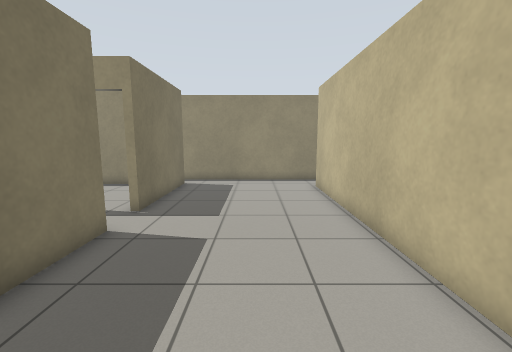
[1] (above)

13 first-person views from a walk through a world built for the Gazebo simulator. The camera is 1.2 m above the floor, tilts 8° down and sees 90° across. The floor is counted in squares, 0.5 m on a side. Each view is taken from the middle of a square. On the plan, view 1 faces up. The plan holds only what a view shows up to about 17 squares ahead; the rest is blank. The place goes on beyond the plan. Robots are left out. Gazebo's built-in surfaces are drawn with simple patterns.

[2]
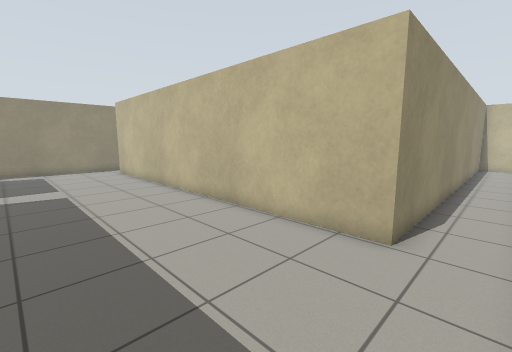

[3]
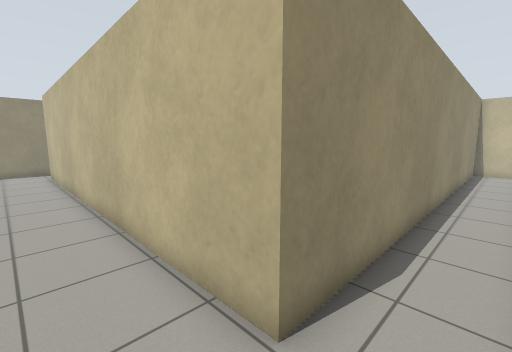

[4]
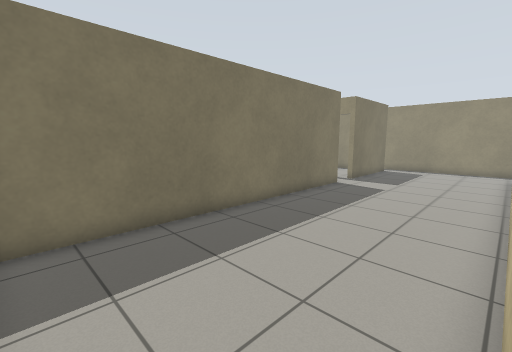

[5]
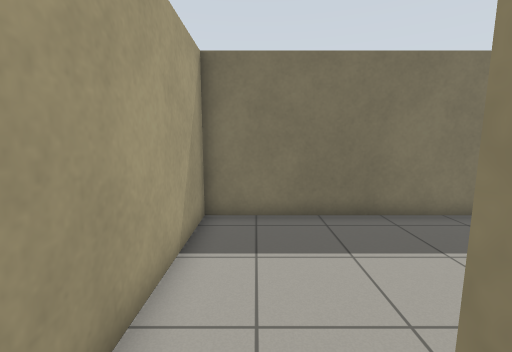

[6]
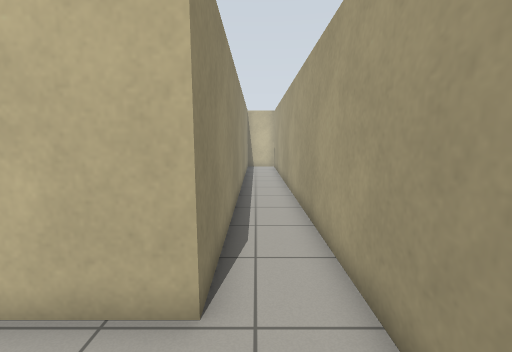

[7]
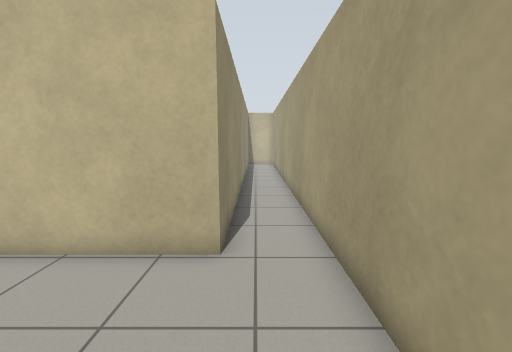

[8]
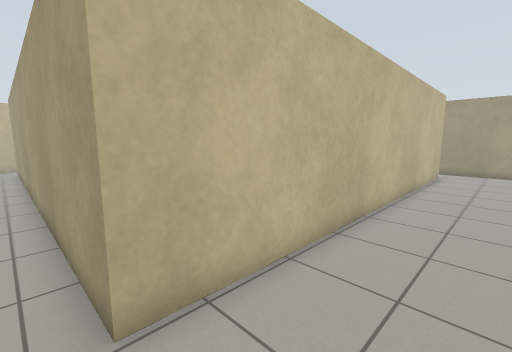

[9]
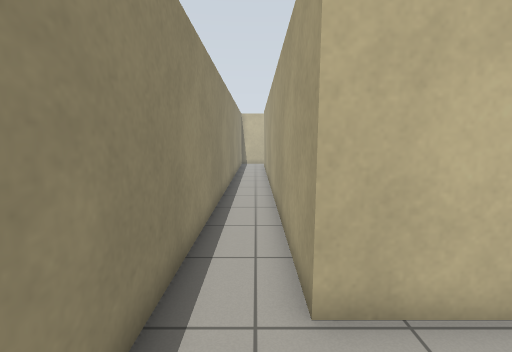

[10]
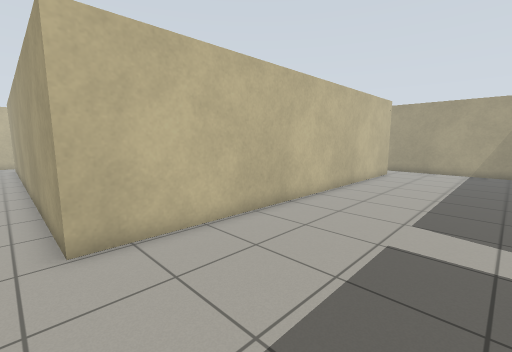

[11]
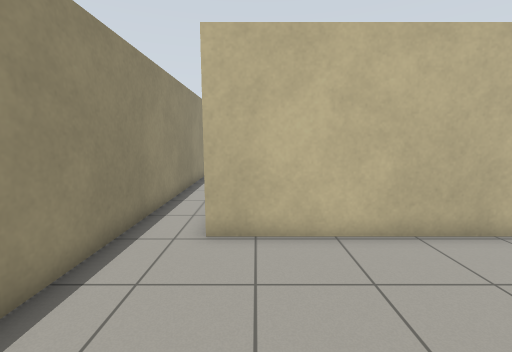

[12]
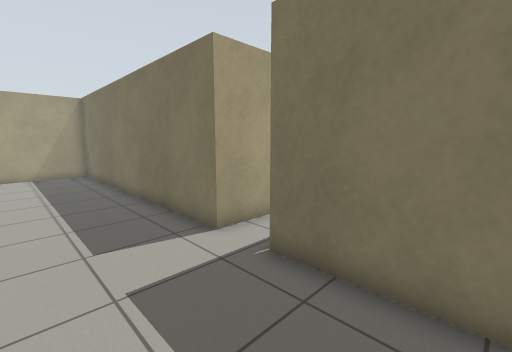

[13]
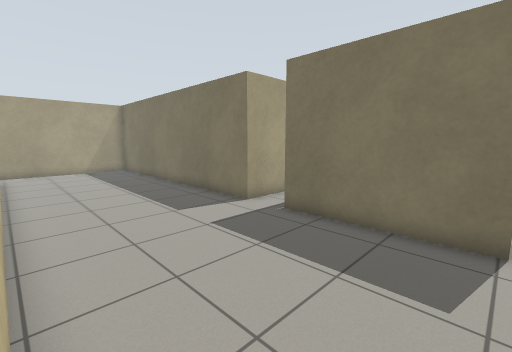

### Floor plan
Points are (right, up) in squares from view 1. A wall is a line through its corners. A room is listed if a view was taken in it or the views show most of it. See-through windows are left out.
Room 1 (views 1, 2, 3, 4, 5, 6, 7, 8, 9, 10, 11, 12)
walls: (-4, 6.6) (-4, -7.6) (17.1, -7.6); (2.6, 15.4) (-4.4, 15.4); (-4, 14.2) (-4, 8.5); (23.3, -7.1) (23.3, -5.3) (3.1, -5.3) (3.1, 13.2)
ways out: opening at (2, 14) to room 2
Room 2 (view 13)
walls: (16.6, 15.4) (2.6, 15.4); (3.1, 13.2) (23.2, 13.2)
ways out: opening at (2, 14) to room 1

Where each view was taken, in squares from view 1:
view 1: 0 up, 0 right, facing up
view 2: 7 down, 3 left, facing up-right
view 3: 7 down, 1 right, facing up-right
view 4: 7 down, 3 right, facing up-left
view 5: 6 down, 4 right, facing left
view 6: 6 down, 0 right, facing right
view 7: 6 down, 2 left, facing right
view 8: 14 up, 0 right, facing down-right
view 9: 14 up, 0 right, facing right
view 10: 14 up, 3 left, facing down-right
view 11: 12 up, 3 left, facing right
view 12: 12 up, 0 right, facing down-left
view 13: 14 up, 3 right, facing down-left
